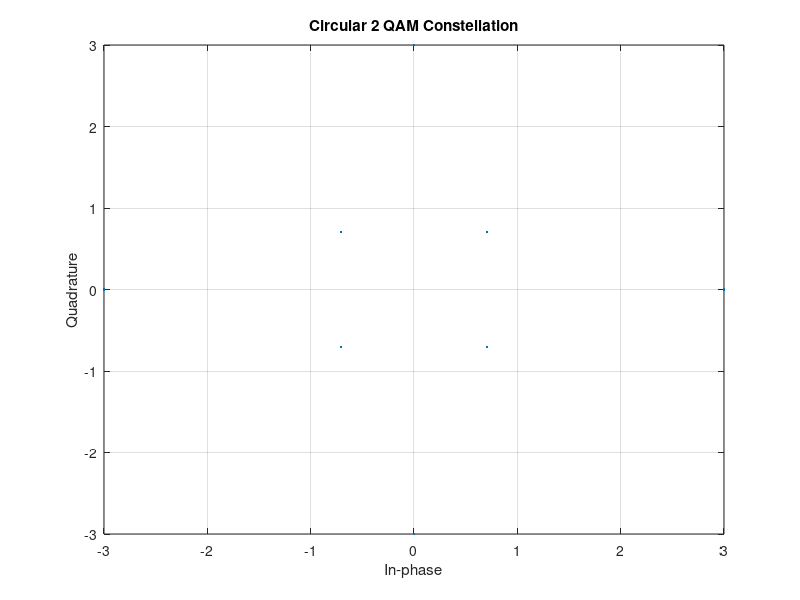
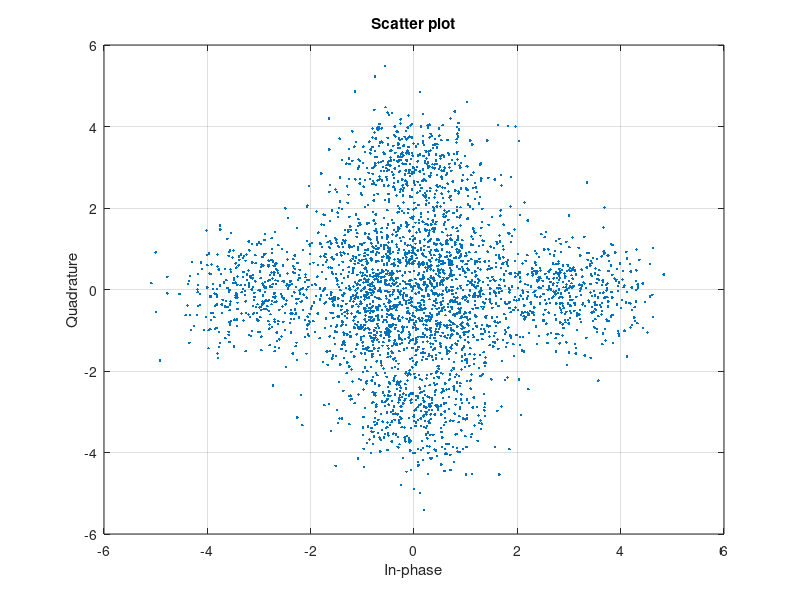
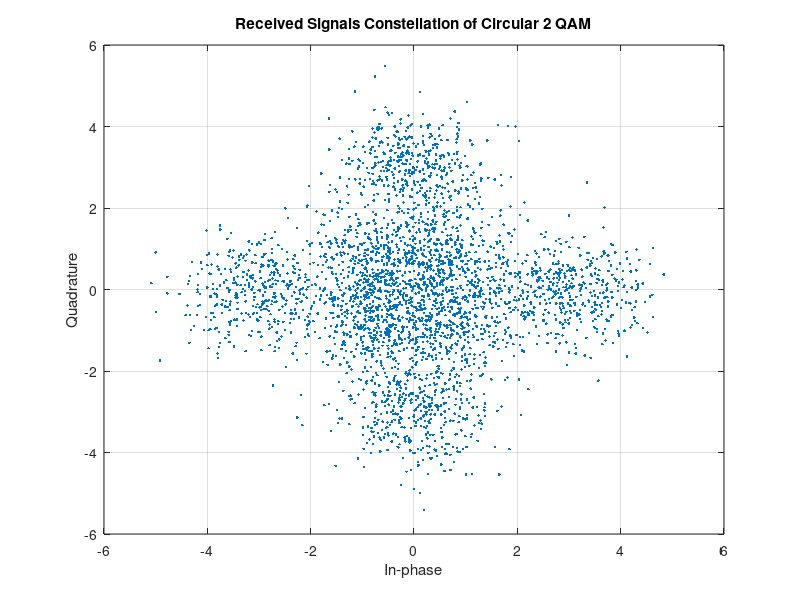
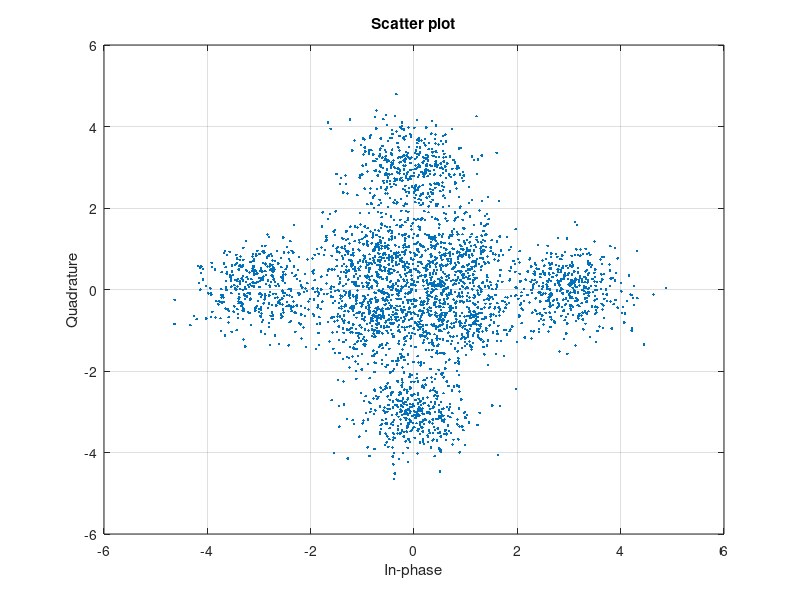

Here is the MATLAB script that generated these plots, in order:
clear all 
close all
n = 9999;
data = randi([0 1],1,n);
k = 1:3333
w = 2*exp(j*2*pi*k/3333)

%Modulation
data_mod = [];
mod_matrix = [  (1+i)/sqrt(2)  (-1+i)/sqrt(2)  (-1-i)/sqrt(2)  (1-i)/sqrt(2) 3 3i -3 -3i];
demod_matrix = [ 0 0 0 ; 0 0 1; 0 1 0; 0 1 1; 1 0 0; 1 0 1; 1 1 0; 1 1 1];
for i= 1:3:n
    temp = data(i+2) + 2.*data(i+1) + 4.*data(i);
    data_mod = [ data_mod mod_matrix(temp+1) ];
end;
scatterplot(data_mod);
grid on;
title('Circular 2 QAM Constellation');
figure
SER2 = [];
BER2 = [];
s_error2 = 0;
b_error2 = 0;
for i = 0:2:14
    data_mod_noise =  awgn(data_mod,i); %Addition of noise
    
    scatterplot(data_mod_noise );
    grid on;

    scatterplot(data_mod_noise );
    title('Received Signals Constellation of Circular 2 QAM');
    grid on;
%Demodulation

data_demod = [];
d_temp = 0+ 0j;
for q = 1:length(data_mod_noise)
    t = data_mod_noise(q);
    if abs(t) > 2
        angle = atan2(imag(t),real(t));
        angle = angle*180/pi;
        angle = mod(floor((angle+45)/90),4)+5;
        d_temp = mod_matrix(angle);
        data_demod = [ data_demod d_temp];
    end
    if abs(t)<=2
        angle = atan2(imag(t),real(t));
        angle = angle*180/pi;
        angle = mod(floor((angle)/90),4)+1;
        d_temp = mod_matrix(angle);
        data_demod = [ data_demod d_temp];
    end
end

data_final = [];
for p = 1:length(data_demod)
    for q = 1:length(mod_matrix)
        if data_demod(p) == mod_matrix(q)
            data_final = [ data_final demod_matrix(q,:)];
        end
    end
end
error_s = data_mod - data_demod;
error_b = data - data_final;
s_error2 = 0;
b_error2 = 0;
for q = 1:length(data_final)
    if error_b(q) ~= 0
        b_error2 = b_error2 +1;
    end
end
for q = 1:length(data_demod)
    if error_s(q) ~= 0
        s_error2 = s_error2 + 1;
    end
end

SER2 = [ SER2 s_error2/length(data_mod)];
BER2 = [ BER2 b_error2/length(data)];

end;

SNR = 0:2:14;
semilogy(SNR, BER2);
hold on;
BERT = 3.5*erfc(sqrt(SNR));
semilogy(SNR, BERT, 'k*');
legend('Measured', 'Theoretical');
xlabel('Eb/No in dB');
ylabel('Bit Error Rate');
title('Circular 2 QAM');      